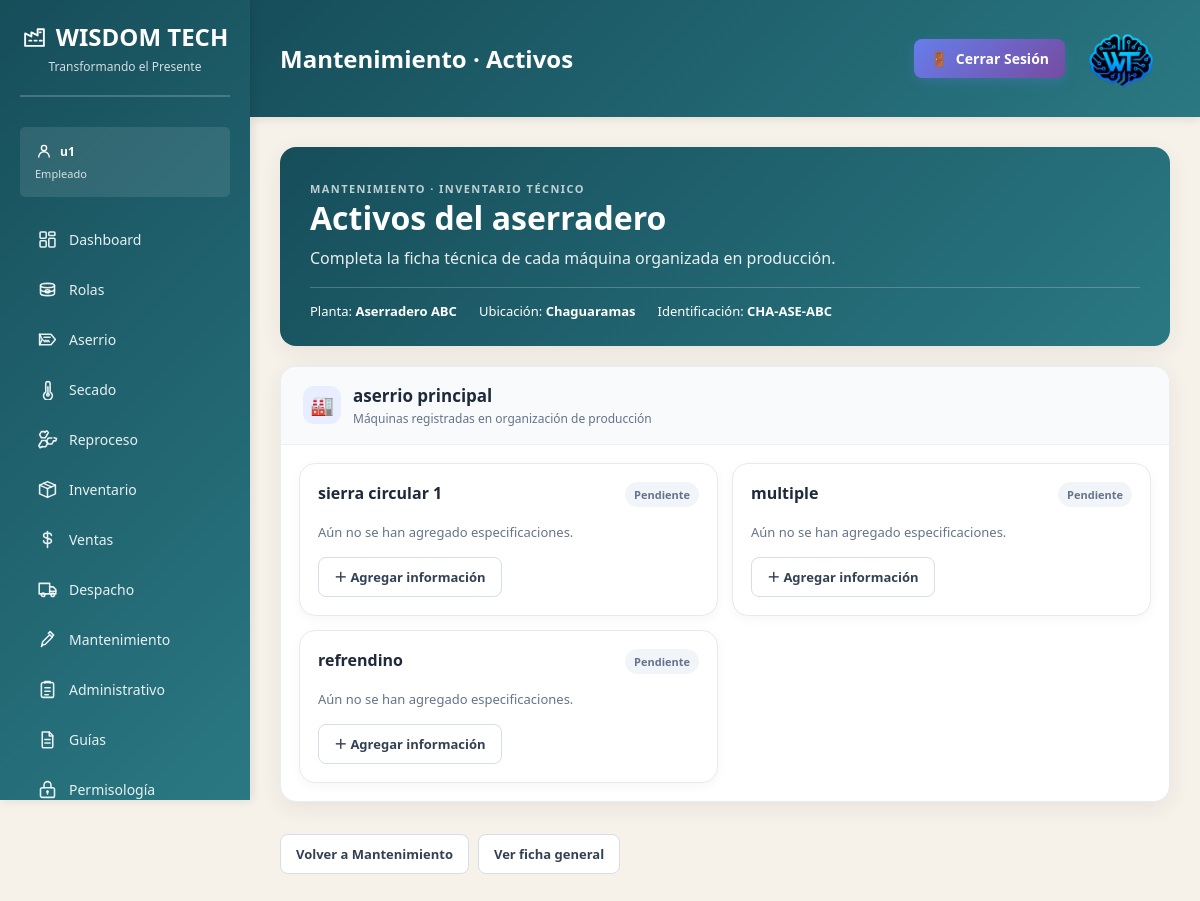
The page /dashboard/mantenimiento/activos/ (signed in) on the database as committed earlier.
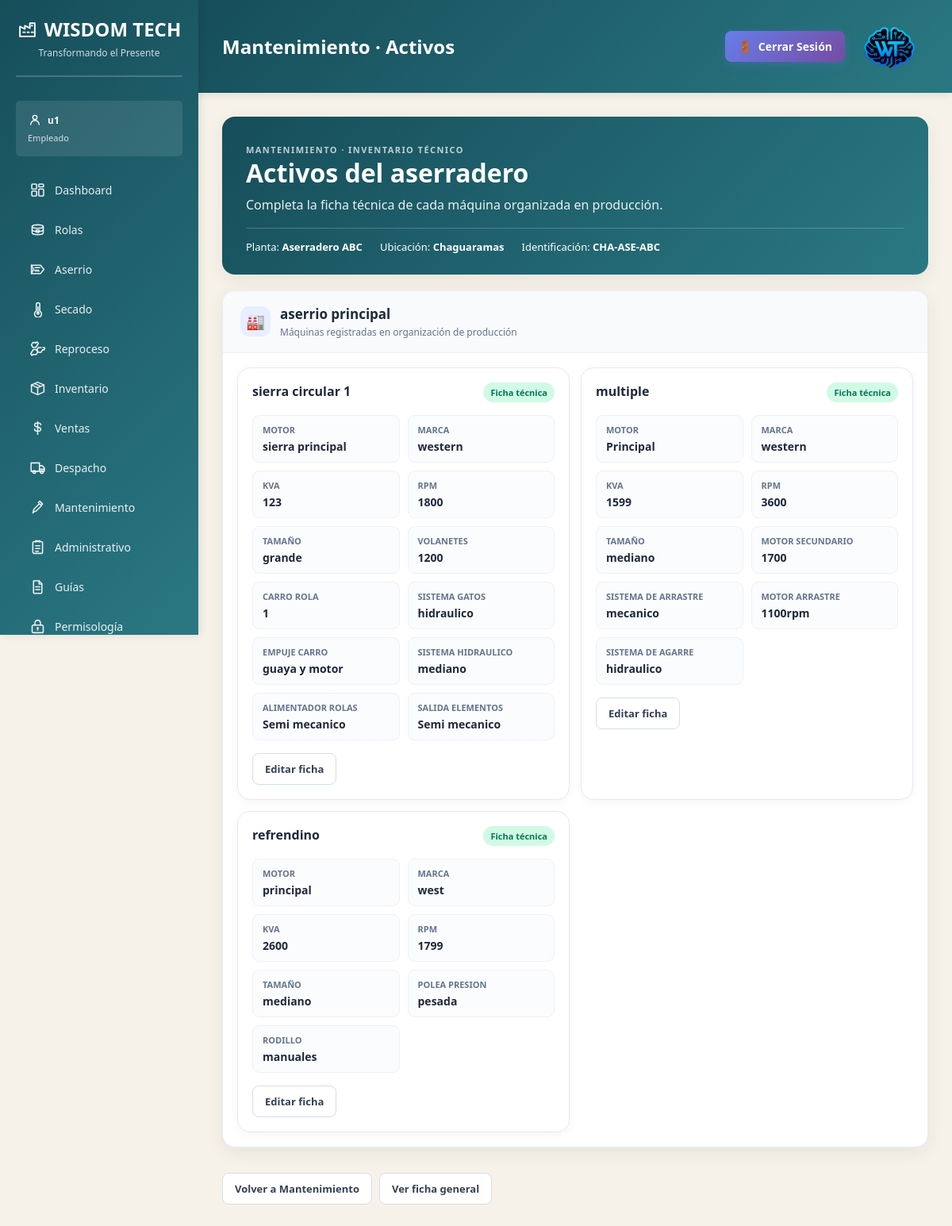
The same page on the database as committed later.
### dashboard/models.py (models this page shows, shortened)
class LineaProduccion(models.Model):
    configuracion = models.ForeignKey(
        ConfiguracionMantenimiento,
        on_delete=models.CASCADE,
        related_name='lineas_produccion',
    )
    descripcion = models.CharField('organización de la línea', max_length=200)
    maquinas = models.JSONField('máquinas de la línea', default=list, blank=True)
    orden = models.PositiveSmallIntegerField(default=1)
    class Meta:
        ordering = ['orden', 'pk']
        verbose_name = 'línea de producción'
        verbose_name_plural = 'líneas de producción'

class ActivoMaquina(models.Model):
    configuracion = models.ForeignKey(
        ConfiguracionMantenimiento,
        on_delete=models.CASCADE,
        related_name='activos_maquina',
    )
    linea_descripcion = models.CharField('línea de producción', max_length=200)
    maquina = models.CharField('máquina', max_length=200)
    especificaciones = models.JSONField('especificaciones', default=list, blank=True)
    elementos = models.JSONField('elementos de la máquina', default=list, blank=True)
    class Meta:
        ordering = ['linea_descripcion', 'maquina', 'pk']
        verbose_name = 'activo de máquina'
        verbose_name_plural = 'activos de máquinas'

### dashboard/views.py (the view, shortened to what this page needs)
# urls.py: path('mantenimiento/activos/', views.mantenimiento_activos_view, name='mantenimiento_activos'),
@login_required(login_url='login')
@require_http_methods(['GET', 'POST'])
def mantenimiento_activos_view(request):
    configuracion = ConfiguracionMantenimiento.objects.first()
    if configuracion is None:
        messages.info(request, 'Primero completa la información general y la organización de producción.')
        return redirect('mantenimiento_general')
    formulario_activo = None
    maquina_solicitada = None
    linea_solicitada = None
    maquinas_activos = []
    for linea in configuracion.lineas_produccion.all():
        for maquina in linea.maquinas:
            activo = ActivoMaquina.objects.filter(
                configuracion=configuracion,
                linea_descripcion=linea.descripcion,
                maquina=maquina,
            ).first()
            especificaciones = activo.especificaciones if activo else []
            elementos = activo.elementos if activo else []
            es_formulario_solicitado = (
                formulario_activo is not None
                and linea.descripcion == linea_solicitada
                and maquina == maquina_solicitada
            )
            form = formulario_activo if es_formulario_solicitado else ActivoMaquinaForm(
                initial={
                    'especificaciones': json.dumps(especificaciones, ensure_ascii=False),
                    'elementos': json.dumps(elementos, ensure_ascii=False),
                }
            )
            maquinas_activos.append({
                'linea': linea.descripcion,
                'maquina': maquina,
                'especificaciones': especificaciones,
                'elementos': elementos,
                'form': form,
                'editor_abierto': es_formulario_solicitado,
            })
    return render(request, 'modules/mantenimiento_activos.html', {
        'module': 'Mantenimiento',
        'configuracion': configuracion,
        'maquinas_activos': maquinas_activos,
    })

### dashboard/models.py (called while the page is built)
    @property
    def tag_identificacion(self):
        ciudad = ''.join(
            caracter for caracter in self.ciudad_parroquia if caracter.isalpha()
        )[:3].upper()
        palabras_nombre = [
            ''.join(caracter for caracter in palabra if caracter.isalpha())[:3].upper()
            for palabra in self.nombre_aserradero.split()
        ]
        partes = [ciudad, *[palabra for palabra in palabras_nombre[:2] if palabra]]
        return '-'.join(parte for parte in partes if parte)

### templates/modules/mantenimiento_activos.html (shortened to what the changed rows need)
{% extends 'base.html' %}
{% block page_title %}Mantenimiento · Activos{% endblock %}
{% block content %}
<main class="assets-shell">
    <header class="assets-header">
        <h2>Activos del aserradero</h2>
    </header>
    {% if maquinas_activos %}
        <div class="assets-lines">
            {% regroup maquinas_activos by linea as lineas_activos %}
            {% for grupo in lineas_activos %}
                <section class="assets-line">
                    <header class="assets-line-heading">
                        <span class="assets-line-icon" aria-hidden="true">🏭</span>
                        <div>
                            <h3>{{ grupo.grouper }}</h3>
                            <p>Máquinas registradas en organización de producción</p>
                        </div>
                    </header>
                    <div class="assets-machine-grid">
                        {% for item in grupo.list %}
                            <article class="asset-card">
                                <div class="asset-card-heading">
                                    <h4>{{ item.maquina }}</h4>
                                    {% if item.especificaciones or item.elementos %}
                                        <span class="asset-status is-complete">Ficha técnica</span>
                                    {% else %}
                                        <span class="asset-status">Pendiente</span>
                                    {% endif %}
                                </div>
                                {% if item.especificaciones %}
                                    <dl class="asset-specs">
                                        {% for especificacion in item.especificaciones %}
                                            <div class="asset-spec">
                                                <dt>{{ especificacion.nombre }}</dt>
                                                <dd>{{ especificacion.valor }}</dd>
                                            </div>
                                        {% endfor %}
                                    </dl>
                                {% endif %}
                                {% if not item.especificaciones and not item.elementos %}
                                    <p class="asset-empty">Aún no se han agregado especificaciones.</p>
                                {% endif %}
                                <button
                                    type="button"
                                    class="maintenance-action secondary asset-toggle"
                                    aria-expanded="{% if item.editor_abierto %}true{% else %}false{% endif %}"
                                >
                                    {% if item.especificaciones or item.elementos %}Editar ficha{% else %}＋ Agregar información{% endif %}
                                </button>
                            </article>
                        {% endfor %}
                    </div>
                </section>
            {% endfor %}
        </div>
    {% else %}
        <div class="assets-empty">
            <h3>No hay máquinas organizadas todavía</h3>
            <p>Agrega las líneas y máquinas en la ficha general para poder registrar sus activos.</p>
            <a class="maintenance-action" href="{% url 'mantenimiento_general' %}?editar=1">Configurar producción</a>
        </div>
    {% endif %}
</main>
{% endblock %}

Rows that differ between the two databases and show on the page:
added ActivoMaquina: maquina "sierra circular 1", shows "Ficha técnica", nombre "MOTOR" "MARCA" "KVA" "RPM" "TAMAÑO" "VOLANETES" "CARRO ROLA" "SISTEMA GATOS" "EMPUJE CARRO" "SISTEMA HIDRAULICO" "ALIMENTADOR ROLAS" "SALIDA ELEMENTOS", valor "sierra principal" "western" "123" "1800" "grande" "1200" "1" "hidraulico" "guaya y motor" "mediano" "Semi mecanico" "Semi mecanico", shows "Editar ficha"
added ActivoMaquina: maquina "multiple", shows "Ficha técnica", nombre "MOTOR" "MARCA" "KVA" "RPM" "TAMAÑO" "MOTOR SECUNDARIO" "SISTEMA DE ARRASTRE" "MOTOR ARRASTRE" "SISTEMA DE AGARRE", valor "Principal" "western" "1599" "3600" "mediano" "1700" "mecanico" "1100rpm" "hidraulico", shows "Editar ficha"
added ActivoMaquina: maquina "refrendino", shows "Ficha técnica", nombre "MOTOR" "MARCA" "KVA" "RPM" "TAMAÑO" "POLEA PRESION" "RODILLO", valor "principal" "west" "2600" "1799" "mediano" "pesada" "manuales", shows "Editar ficha"
Other text that changed with them:
list line gone: "sierra circular 1 Pendiente Aún no se han agregado especificaciones. ＋ Agregar información multiple Pendiente Aún no se han agregado especificaciones. ＋ Agregar información refrendino Pendiente Aún no se han agregado especificaciones. ＋ Agregar información"
